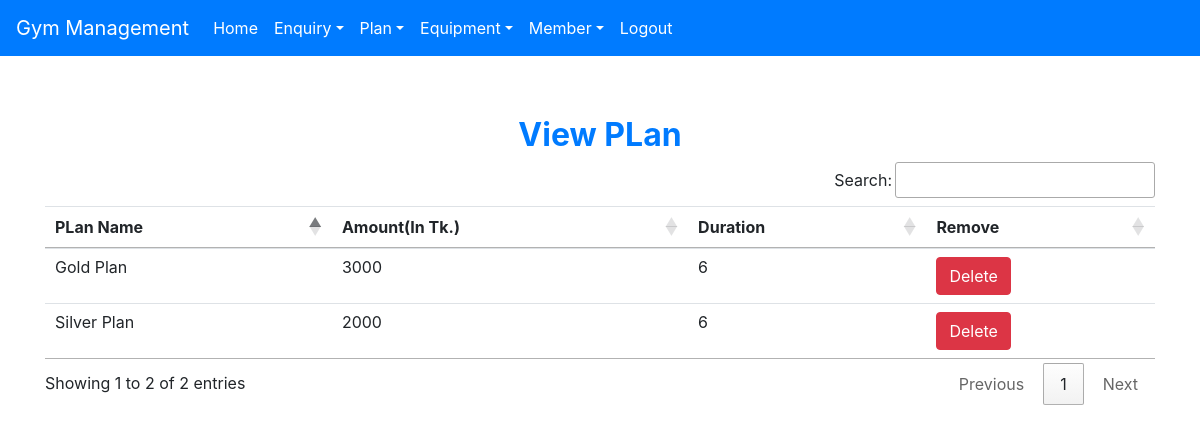
Before: /view_plan (signed in) with the older database file.
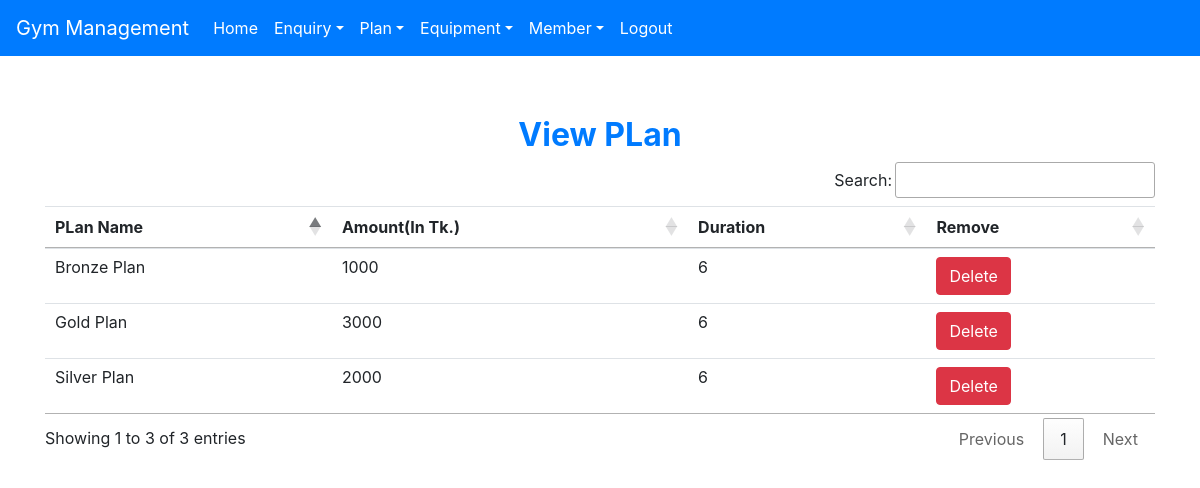
After: the same page with the newer database file.
### gym/models.py (models this page shows, shortened)
class Plan(models.Model):
    name = models.CharField(max_length=50)
    amount = models.CharField(max_length=10)
    duration = models.CharField(max_length=10)

### gym/views.py (the view)
# urls.py: path('view_plan', View_Plan, name='view_plan'),
def View_Plan(request):
    if not request.user.is_staff:
        return redirect('login')
    plan = Plan.objects.all()
    d = {'plan': plan}
    return render(request, 'view_plan.html', d)

### gym/templates/view_plan.html
{% extends 'navbar.html' %}
{% block body %}
<div class="container" style="margin-top: 60px">
    <h2 class="text-center text-primary font-weight-bold">View PLan</h2>
    <table id="example" class="table table-hover">
        <thead>
            <tr>
                <th>PLan Name</th>
                <th>Amount(In Tk.)</th>
                <th>Duration</th>
                <th>Remove</th>
            </tr>
        </thead>
        <tbody>
            {% for i in plan %}
                <tr>
                    <td>{{i.name}}</td>
                    <td>{{i.amount}}</td>
                    <td>{{i.duration}}</td>
                    <td><a class="btn btn-danger" href="{% url 'delete_plan' i.id %}" onclick="return confirm('Are you sure?')">Delete</a></td>
                </tr>
            {% endfor %}
        </tbody>
    </table>
</div>
{% endblock body %}

Changed rows visible on the page:
added Plan: name "Bronze Plan", amount "1000", duration "6"
Other visible differences:
text written by a page script: "Search: Showing 1 to 2 of 2 entries Previous 1 Next" → "Search: Showing 1 to 3 of 3 entries Previous 1 Next"
